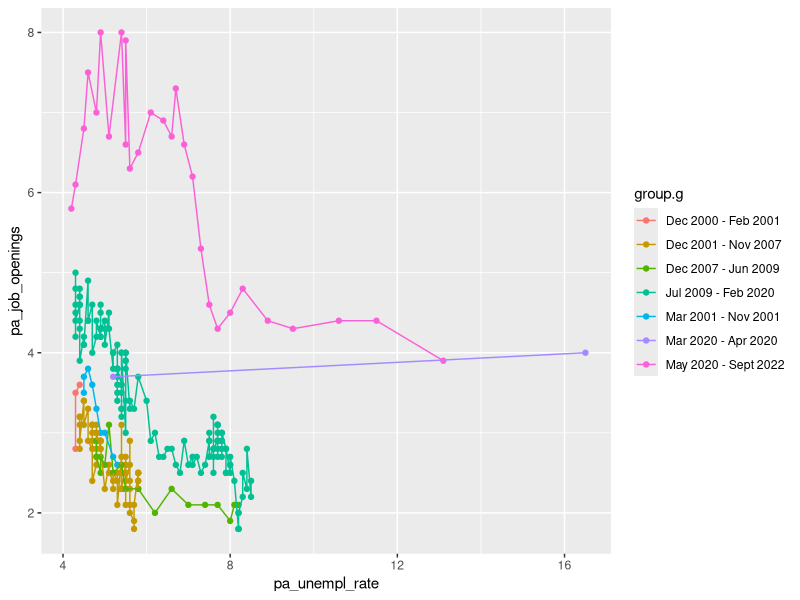
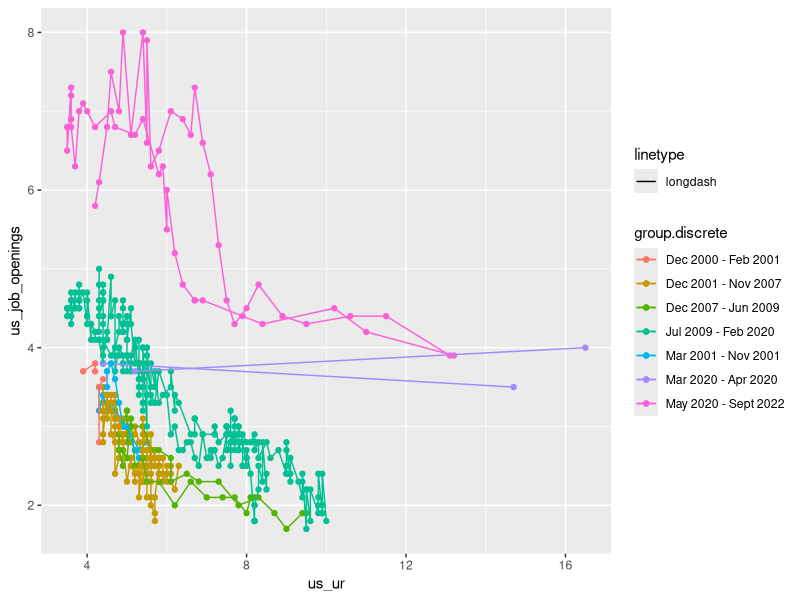
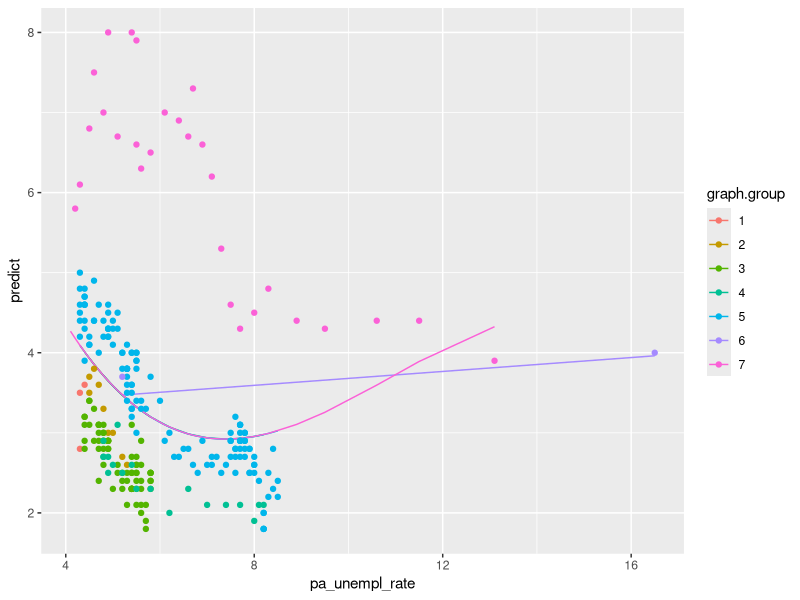
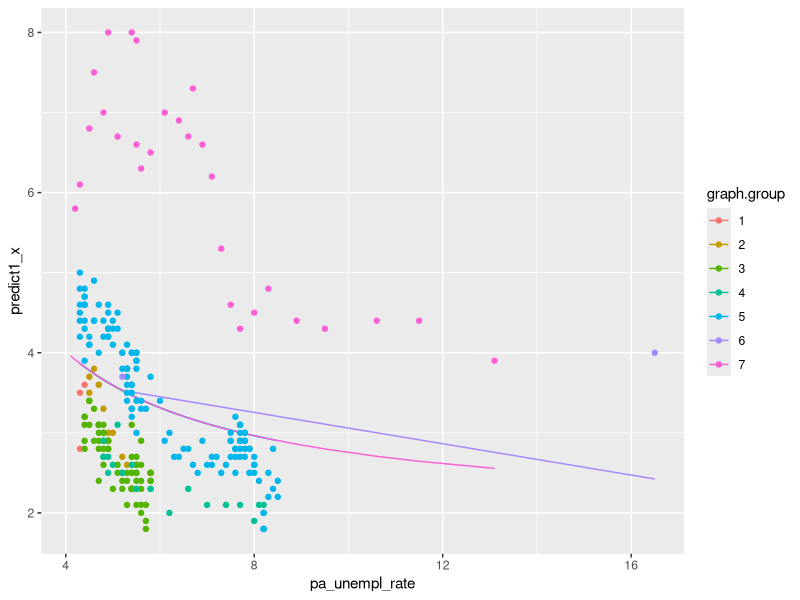
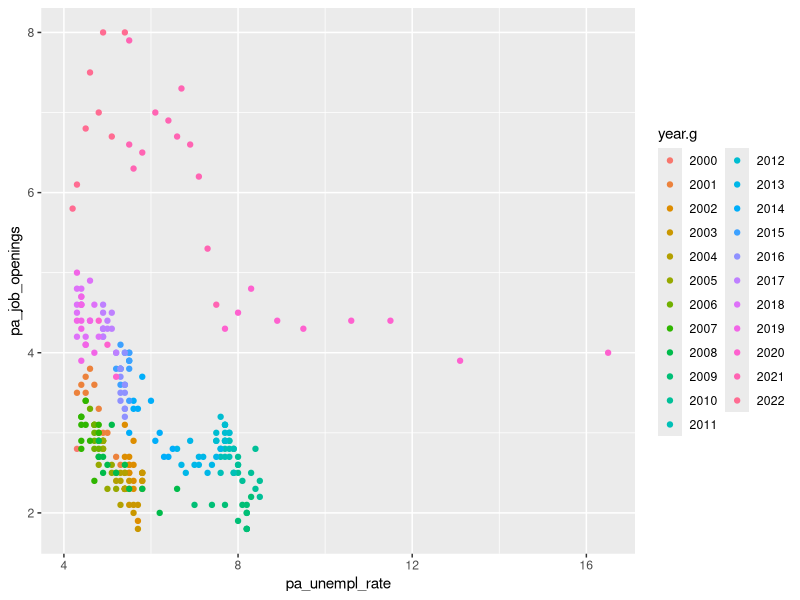
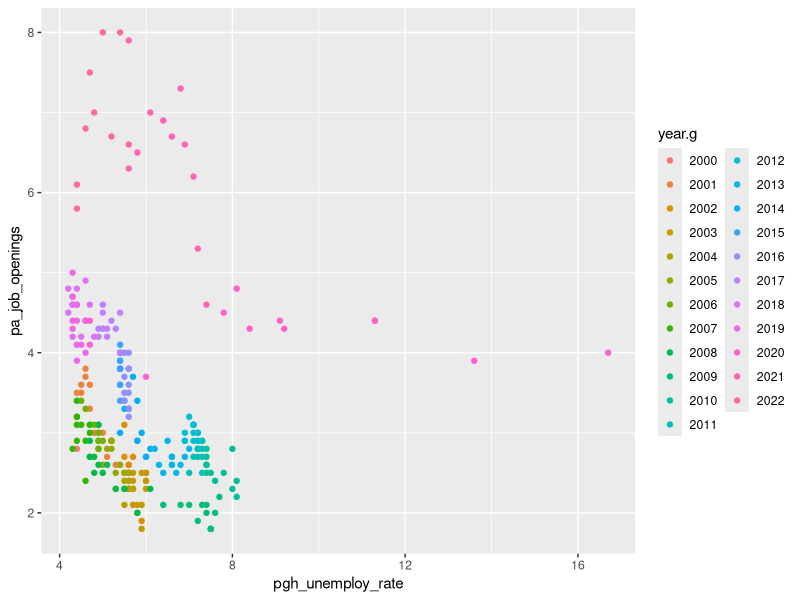
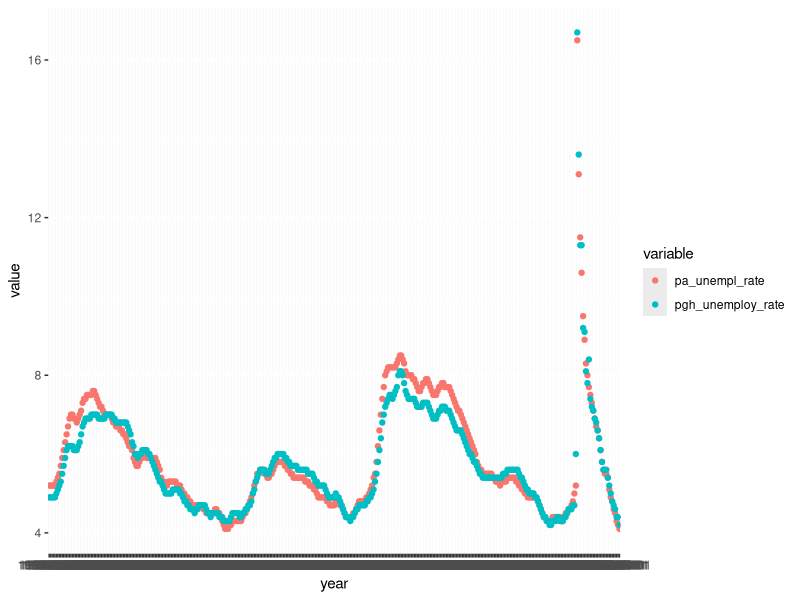

R code for these plots, in order:
## ---- chunk 1
library(tidyverse) 
library(ggplot2)
library(ggthemes)
library(dbplyr)
library(stringr)

df <- read.csv("SCAN/bev.input.csv") 
df$month <- str_sub(df$year, 6, 7)
df$year.g <- substr(df$year, 1, 4) 

df1 <- df %>% 
  filter(year > 2000) %>% 
  select("year", "month", "year.g", "pa_unempl_rate", "pa_job_openings")
df2 <- df1  
df2$year.g <- as.integer(df2$year.g)
df2$month <- as.integer(df2$month)
# make different data sets because need year.g as character for discrete scale but need it as a integer to run the logic and create groups 
# create a unique number for each variable and then sort into groups by using numbers and greater than statemetns 
df2$group <- c(1:273)
df3 <- df2 %>% 
  filter(group > 11)

df3$graph.group <- ifelse(12 <= df3$group & df3$group <= 14, 1, 
                          ifelse(15 <= df3$group & df3$group <= 23, 2, 
                                 ifelse(24 <= df3$group & df3$group <= 95, 3, 
                                        ifelse(96 <= df3$group & df3$group <= 114, 4, 
                                               ifelse(115 <= df3$group & df3$group <= 242, 5, 
                                                      ifelse(243 <= df3$group & df3$group<= 244, 6, 
                                                             ifelse(df3$group >= 245, 7,
                                                                    NA))))))) 

# keep var of numbers to make filtering easier later, put it in strings to make it a better graph 
df3$group.g <- ifelse(df3$graph.group == 1, "Dec 2000 - Feb 2001", 
                          ifelse(df3$graph.group == 2, "Mar 2001 - Nov 2001", 
                                 ifelse(df3$graph.group == 3, "Dec 2001 - Nov 2007", 
                                        ifelse(df3$graph.group == 4, "Dec 2007 - Jun 2009", 
                                               ifelse(df3$graph.group == 5, "Jul 2009 - Feb 2020", 
                                                      ifelse(df3$graph.group == 6, "Mar 2020 - Apr 2020", 
                                                             ifelse(df3$graph.group == 7, "May 2020 - Sept 2022",
                                                                    NA))))))) 
## ---- chunk 2
df3$graph.group <- as.character(df3$graph.group)
pg <- ggplot(data = df3, mapping = aes(x = pa_unempl_rate, y = pa_job_openings, color = group.g)) 
pg + geom_point() + 
  geom_line() 
## ---- chunk 3
df.us <- read.csv("SCAN/bev.input.updated.csv")
df.us$month <- str_sub(df.us$year, 6, 7)
df.us$year.g <- substr(df.us$year, 1, 4)

df1.us <- df.us %>% 
  filter(year > 2000) %>% 
  select("year", "month", "year.g", "pa_unempl_rate", "pa_job_openings", "us_job_openings", "us_ur")
df2.us <- df1.us  
df2.us$year.g <- as.integer(df2.us$year.g)
df2.us$month <- as.integer(df2.us$month)
# make different data sets because need year.g as character for discrete scale but need it as a integer to run the logic and create groups 
# create a unique number for each variable and then sort into groups by using numbers and greater than statemetns 
df2.us$group <- c(1:274)
df3.us <- df2.us %>% 
  filter(group > 11 & group < 274)

df3.us$graph.group <- ifelse(12 <= df3.us$group & df3.us$group <= 14, 1, 
                          ifelse(15 <= df3.us$group & df3.us$group <= 23, 2, 
                                 ifelse(24 <= df3.us$group & df3.us$group <= 95, 3, 
                                        ifelse(96 <= df3.us$group & df3.us$group <= 114, 4, 
                                               ifelse(115 <= df3.us$group & df3.us$group <= 242, 5, 
                                                      ifelse(243 <= df3.us$group & df3.us$group<= 244, 6, 
                                                             ifelse(df3.us$group >= 245, 7,
                                                                    NA))))))) 

# keep var of numbers to make filtering easier later, put it in strings to make it a better graph 
df3.us$group.discrete <- ifelse(df3.us$graph.group == 1, "Dec 2000 - Feb 2001", 
                          ifelse(df3.us$graph.group == 2, "Mar 2001 - Nov 2001", 
                                 ifelse(df3.us$graph.group == 3, "Dec 2001 - Nov 2007", 
                                        ifelse(df3.us$graph.group == 4, "Dec 2007 - Jun 2009", 
                                               ifelse(df3.us$graph.group == 5, "Jul 2009 - Feb 2020", 
                                                      ifelse(df3.us$graph.group == 6, "Mar 2020 - Apr 2020", 
                                                             ifelse(df3.us$graph.group == 7, "May 2020 - Sept 2022",
                                                                    NA))))))) 
## ---- chunk 4
p.us1 <- ggplot(data = df3.us, mapping = aes(x = us_ur, y = us_job_openings)) + geom_point() + geom_line(aes(linetype = "dashed"))
p.pa1 <- ggplot(data = df3.us, mapping = aes(x = pa_unempl_rate, y = pa_job_openings)) 
p.us <- ggplot(data = df3.us, mapping = aes(color = group.discrete)) 

p.us +  geom_point(mapping = aes(x = us_ur, y = us_job_openings)) +
  geom_line(mapping = aes(x = us_ur, y = us_job_openings, linetype = "longdash")) +
  geom_point(mapping = aes(x = pa_unempl_rate, y = pa_job_openings)) + 
  geom_line(mapping = aes(x = pa_unempl_rate, y = pa_job_openings))
  

##all i need to do is change the line type or color manually when I go to graph the combined graph 
## ---- chunk 5
fit <- lm(data = df3, pa_job_openings ~ pa_unempl_rate + I(pa_unempl_rate ^ 2) + I(pa_unempl_rate ^ 3)) 
summary(fit) 

fit2 <- lm(data = df3, pa_job_openings ~ I(1/pa_unempl_rate)) 
summary(fit2) 
  
fit3 <- lm(data = df3, pa_job_openings ~ I(1/pa_unempl_rate^2))
summary(fit3)

fit1.y <- predict(fit, newdata = df3) 
fit2.y <- predict(fit2, newdata = df3) 
fit1.y
df3$predict <- fit1.y 

df3$predict1_x <- fit2.y 
## ---- chunk 6
p.lm <- ggplot(data = df3, mapping = aes(x = pa_unempl_rate, y = predict, color = graph.group)) + geom_line() 
p.lm + geom_point(mapping = aes(y = pa_job_openings))


p.lm2 <- p.lm <- ggplot(data = df3, mapping = aes(x = pa_unempl_rate, y = predict1_x, color = graph.group)) + geom_line() 
p.lm + geom_point(mapping = aes(y = pa_job_openings))
## ---- chunk 7


p <- ggplot(data = df1, mapping = aes(x = pa_unempl_rate, y = pa_job_openings)) 

p + geom_point(aes(color = year.g)) 
## ---- chunk 8

df2 <- df %>% 
  filter(year > 2000) %>% 
  select("year", "year.g", "pgh_unemploy_rate", "pa_job_openings")

p1 <- ggplot(data = df2, mapping = aes(x = pgh_unemploy_rate, y = pa_job_openings)) 

p1 + geom_point(aes(color = year.g)) 
## ---- chunk 9
df.diff <- df %>% 
  filter(year >= 1990) %>% 
  select("year", "pa_unempl_rate", "pgh_unemploy_rate") 

df.d.g <- df.diff %>% 
  select("year", "pa_unempl_rate", "pgh_unemploy_rate") %>% 
  gather(key = "variable", value = "value", -year)

df.diff$diff <- df.diff$pgh_unemploy_rate - df.diff$pa_unempl_rate

summary(df.diff$diff)

p.diff <- ggplot(data = df.d.g, mapping = aes(x = year, y = value)) 

p.diff + geom_point(aes(color = variable)) 
